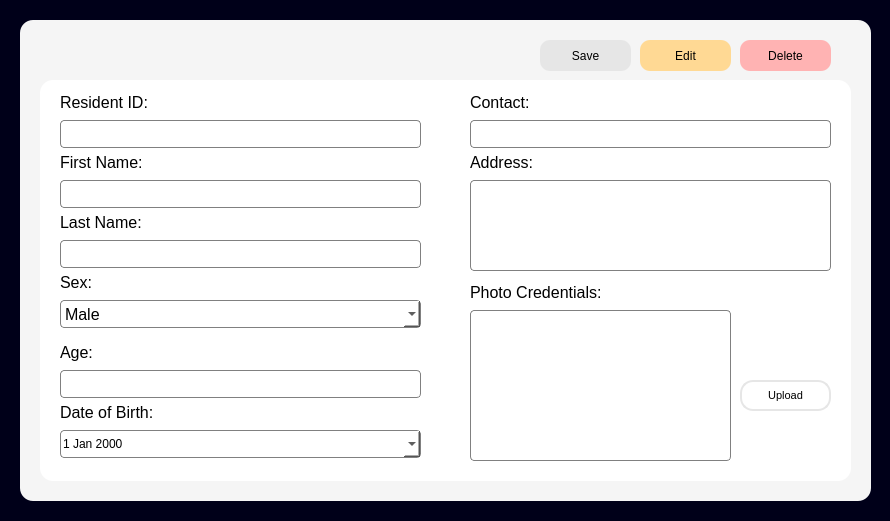
<?xml version="1.0" encoding="UTF-8"?>
<ui version="4.0">
 <class>infoResidentDialog</class>
 <widget class="QDialog" name="infoResidentDialog">
  <property name="geometry">
   <rect>
    <x>0</x>
    <y>0</y>
    <width>890</width>
    <height>521</height>
   </rect>
  </property>
  <property name="windowTitle">
   <string>Resident Information</string>
  </property>
  <property name="styleSheet">
   <string notr="true">background-color: rgb(0, 0, 25);</string>
  </property>
  <widget class="QFrame" name="frame">
   <property name="geometry">
    <rect>
     <x>20</x>
     <y>20</y>
     <width>851</width>
     <height>481</height>
    </rect>
   </property>
   <property name="styleSheet">
    <string notr="true">background-color: rgb(245, 245, 245);
border-radius: 13px;</string>
   </property>
   <property name="frameShape">
    <enum>QFrame::StyledPanel</enum>
   </property>
   <property name="frameShadow">
    <enum>QFrame::Raised</enum>
   </property>
   <widget class="QFrame" name="frame_2">
    <property name="geometry">
     <rect>
      <x>20</x>
      <y>60</y>
      <width>811</width>
      <height>401</height>
     </rect>
    </property>
    <property name="styleSheet">
     <string notr="true">background-color: white;
border-radius: 13px;</string>
    </property>
    <property name="frameShape">
     <enum>QFrame::StyledPanel</enum>
    </property>
    <property name="frameShadow">
     <enum>QFrame::Raised</enum>
    </property>
    <widget class="QLabel" name="label_resident_id">
     <property name="geometry">
      <rect>
       <x>20</x>
       <y>10</y>
       <width>141</width>
       <height>24</height>
      </rect>
     </property>
     <property name="font">
      <font>
       <pointsize>12</pointsize>
      </font>
     </property>
     <property name="styleSheet">
      <string notr="true">border: 0px</string>
     </property>
     <property name="text">
      <string>Resident ID:</string>
     </property>
    </widget>
    <widget class="QLabel" name="label_first_name">
     <property name="geometry">
      <rect>
       <x>20</x>
       <y>70</y>
       <width>131</width>
       <height>24</height>
      </rect>
     </property>
     <property name="font">
      <font>
       <pointsize>12</pointsize>
      </font>
     </property>
     <property name="styleSheet">
      <string notr="true">border: 0px</string>
     </property>
     <property name="text">
      <string>First Name:</string>
     </property>
    </widget>
    <widget class="QLineEdit" name="inforesident_firstname_input">
     <property name="geometry">
      <rect>
       <x>20</x>
       <y>100</y>
       <width>361</width>
       <height>28</height>
      </rect>
     </property>
     <property name="font">
      <font>
       <pointsize>12</pointsize>
      </font>
     </property>
     <property name="styleSheet">
      <string notr="true">background-color: white;
border: 1px solid grey;
border-radius: 4px;</string>
     </property>
    </widget>
    <widget class="QLabel" name="label_last_name">
     <property name="geometry">
      <rect>
       <x>20</x>
       <y>130</y>
       <width>131</width>
       <height>24</height>
      </rect>
     </property>
     <property name="font">
      <font>
       <pointsize>12</pointsize>
      </font>
     </property>
     <property name="styleSheet">
      <string notr="true">border: 0px</string>
     </property>
     <property name="text">
      <string>Last Name:</string>
     </property>
    </widget>
    <widget class="QLineEdit" name="inforesident_lastname_input">
     <property name="geometry">
      <rect>
       <x>20</x>
       <y>160</y>
       <width>361</width>
       <height>28</height>
      </rect>
     </property>
     <property name="font">
      <font>
       <pointsize>12</pointsize>
      </font>
     </property>
     <property name="styleSheet">
      <string notr="true">background-color: white;
border: 1px solid grey;
border-radius: 4px;</string>
     </property>
    </widget>
    <widget class="QLabel" name="label_sex">
     <property name="geometry">
      <rect>
       <x>20</x>
       <y>190</y>
       <width>141</width>
       <height>24</height>
      </rect>
     </property>
     <property name="font">
      <font>
       <pointsize>12</pointsize>
      </font>
     </property>
     <property name="styleSheet">
      <string notr="true">border: 0px</string>
     </property>
     <property name="text">
      <string>Sex:</string>
     </property>
    </widget>
    <widget class="QComboBox" name="inforesident_sex_input">
     <property name="geometry">
      <rect>
       <x>20</x>
       <y>220</y>
       <width>361</width>
       <height>28</height>
      </rect>
     </property>
     <property name="font">
      <font>
       <pointsize>12</pointsize>
      </font>
     </property>
     <property name="styleSheet">
      <string notr="true">background-color: white;
border: 1px solid grey;
border-radius: 4px;</string>
     </property>
     <item>
      <property name="text">
       <string>Male</string>
      </property>
     </item>
     <item>
      <property name="text">
       <string>Female</string>
      </property>
     </item>
    </widget>
    <widget class="QLabel" name="label_contact_3">
     <property name="geometry">
      <rect>
       <x>20</x>
       <y>260</y>
       <width>131</width>
       <height>24</height>
      </rect>
     </property>
     <property name="font">
      <font>
       <pointsize>12</pointsize>
      </font>
     </property>
     <property name="styleSheet">
      <string notr="true">border: 0px</string>
     </property>
     <property name="text">
      <string>Age:</string>
     </property>
    </widget>
    <widget class="QLabel" name="label_dob">
     <property name="geometry">
      <rect>
       <x>20</x>
       <y>320</y>
       <width>121</width>
       <height>24</height>
      </rect>
     </property>
     <property name="font">
      <font>
       <pointsize>12</pointsize>
      </font>
     </property>
     <property name="styleSheet">
      <string notr="true">border: 0px</string>
     </property>
     <property name="text">
      <string>Date of Birth:</string>
     </property>
    </widget>
    <widget class="QLineEdit" name="inforesident_age_input">
     <property name="geometry">
      <rect>
       <x>20</x>
       <y>290</y>
       <width>361</width>
       <height>28</height>
      </rect>
     </property>
     <property name="font">
      <font>
       <pointsize>12</pointsize>
      </font>
     </property>
     <property name="styleSheet">
      <string notr="true">background-color: white;
border: 1px solid grey;
border-radius: 4px;</string>
     </property>
     <property name="text">
      <string/>
     </property>
    </widget>
    <widget class="QLabel" name="label_contact">
     <property name="geometry">
      <rect>
       <x>430</x>
       <y>10</y>
       <width>141</width>
       <height>24</height>
      </rect>
     </property>
     <property name="font">
      <font>
       <pointsize>12</pointsize>
      </font>
     </property>
     <property name="styleSheet">
      <string notr="true">border: 0px</string>
     </property>
     <property name="text">
      <string>Contact:</string>
     </property>
    </widget>
    <widget class="QDateEdit" name="inforesident_dob_input">
     <property name="geometry">
      <rect>
       <x>20</x>
       <y>350</y>
       <width>361</width>
       <height>28</height>
      </rect>
     </property>
     <property name="font">
      <font/>
     </property>
     <property name="styleSheet">
      <string notr="true">background-color: white;
border: 1px solid grey;
border-radius: 4px;</string>
     </property>
     <property name="calendarPopup">
      <bool>true</bool>
     </property>
    </widget>
    <widget class="QLineEdit" name="inforesident_contact_input">
     <property name="geometry">
      <rect>
       <x>430</x>
       <y>40</y>
       <width>361</width>
       <height>28</height>
      </rect>
     </property>
     <property name="font">
      <font>
       <pointsize>12</pointsize>
      </font>
     </property>
     <property name="styleSheet">
      <string notr="true">background-color: white;
border: 1px solid grey;
border-radius: 4px;</string>
     </property>
    </widget>
    <widget class="QLabel" name="label_address">
     <property name="geometry">
      <rect>
       <x>430</x>
       <y>70</y>
       <width>161</width>
       <height>24</height>
      </rect>
     </property>
     <property name="font">
      <font>
       <pointsize>12</pointsize>
      </font>
     </property>
     <property name="styleSheet">
      <string notr="true">border: 0px</string>
     </property>
     <property name="text">
      <string>Address:</string>
     </property>
    </widget>
    <widget class="QTextEdit" name="inforesident_address_input">
     <property name="geometry">
      <rect>
       <x>430</x>
       <y>100</y>
       <width>361</width>
       <height>91</height>
      </rect>
     </property>
     <property name="font">
      <font>
       <pointsize>12</pointsize>
      </font>
     </property>
     <property name="styleSheet">
      <string notr="true">background-color: white;
border: 1px solid grey;
border-radius: 4px;</string>
     </property>
     <property name="html">
      <string>&lt;!DOCTYPE HTML PUBLIC &quot;-//W3C//DTD HTML 4.0//EN&quot; &quot;http://www.w3.org/TR/REC-html40/strict.dtd&quot;&gt;
&lt;html&gt;&lt;head&gt;&lt;meta name=&quot;qrichtext&quot; content=&quot;1&quot; /&gt;&lt;style type=&quot;text/css&quot;&gt;
p, li { white-space: pre-wrap; }
&lt;/style&gt;&lt;/head&gt;&lt;body style=&quot; font-family:'MS Shell Dlg 2'; font-size:12pt; font-weight:400; font-style:normal;&quot;&gt;
&lt;p style=&quot;-qt-paragraph-type:empty; margin-top:0px; margin-bottom:0px; margin-left:0px; margin-right:0px; -qt-block-indent:0; text-indent:0px;&quot;&gt;&lt;br /&gt;&lt;/p&gt;&lt;/body&gt;&lt;/html&gt;</string>
     </property>
    </widget>
    <widget class="QLabel" name="label_contact_2">
     <property name="geometry">
      <rect>
       <x>430</x>
       <y>200</y>
       <width>201</width>
       <height>24</height>
      </rect>
     </property>
     <property name="font">
      <font>
       <pointsize>12</pointsize>
      </font>
     </property>
     <property name="styleSheet">
      <string notr="true">border: 0px</string>
     </property>
     <property name="text">
      <string>Photo Credentials:</string>
     </property>
    </widget>
    <widget class="QPushButton" name="inforesident_photo_button">
     <property name="geometry">
      <rect>
       <x>700</x>
       <y>300</y>
       <width>91</width>
       <height>31</height>
      </rect>
     </property>
     <property name="font">
      <font>
       <family>System</family>
       <pointsize>8</pointsize>
       <weight>50</weight>
       <bold>false</bold>
      </font>
     </property>
     <property name="styleSheet">
      <string notr="true">border: 2px solid rgb(230, 230, 230);
</string>
     </property>
     <property name="text">
      <string>Upload</string>
     </property>
    </widget>
    <widget class="QLineEdit" name="inforesident_residentID_input">
     <property name="geometry">
      <rect>
       <x>20</x>
       <y>40</y>
       <width>361</width>
       <height>28</height>
      </rect>
     </property>
     <property name="font">
      <font>
       <pointsize>12</pointsize>
      </font>
     </property>
     <property name="styleSheet">
      <string notr="true">background-color: white;
border: 1px solid grey;
border-radius: 4px;</string>
     </property>
    </widget>
    <widget class="QWidget" name="widget" native="true">
     <property name="geometry">
      <rect>
       <x>430</x>
       <y>230</y>
       <width>261</width>
       <height>151</height>
      </rect>
     </property>
     <property name="styleSheet">
      <string notr="true">background-color: white;
border: 1px solid grey;
border-radius: 4px;</string>
     </property>
    </widget>
   </widget>
   <widget class="QPushButton" name="delResBtn">
    <property name="geometry">
     <rect>
      <x>720</x>
      <y>20</y>
      <width>91</width>
      <height>31</height>
     </rect>
    </property>
    <property name="font">
     <font>
      <family>System</family>
      <weight>50</weight>
      <bold>false</bold>
     </font>
    </property>
    <property name="styleSheet">
     <string notr="true">background-color: rgb(255, 179, 179);
border-radius: 10px;
color: black;</string>
    </property>
    <property name="text">
     <string>Delete</string>
    </property>
    <property name="icon">
     <iconset>
      <normaloff>:/icons/trash.png</normaloff>:/icons/trash.png</iconset>
    </property>
   </widget>
   <widget class="QPushButton" name="updResBtn">
    <property name="geometry">
     <rect>
      <x>620</x>
      <y>20</y>
      <width>91</width>
      <height>31</height>
     </rect>
    </property>
    <property name="font">
     <font>
      <family>System</family>
      <weight>50</weight>
      <bold>false</bold>
     </font>
    </property>
    <property name="styleSheet">
     <string notr="true">background-color: rgb(255, 217, 148);
border-radius: 10px;
color: black;</string>
    </property>
    <property name="text">
     <string>Edit</string>
    </property>
    <property name="icon">
     <iconset>
      <normaloff>:/icons/pencil.png</normaloff>:/icons/pencil.png</iconset>
    </property>
   </widget>
   <widget class="QPushButton" name="saveResBtn">
    <property name="geometry">
     <rect>
      <x>520</x>
      <y>20</y>
      <width>91</width>
      <height>31</height>
     </rect>
    </property>
    <property name="font">
     <font>
      <family>System</family>
      <weight>50</weight>
      <bold>false</bold>
     </font>
    </property>
    <property name="styleSheet">
     <string notr="true">background-color: rgb(230, 230, 230);
border-radius: 10px;
color: black;</string>
    </property>
    <property name="text">
     <string>Save</string>
    </property>
   </widget>
  </widget>
 </widget>
 <resources/>
 <connections/>
</ui>
